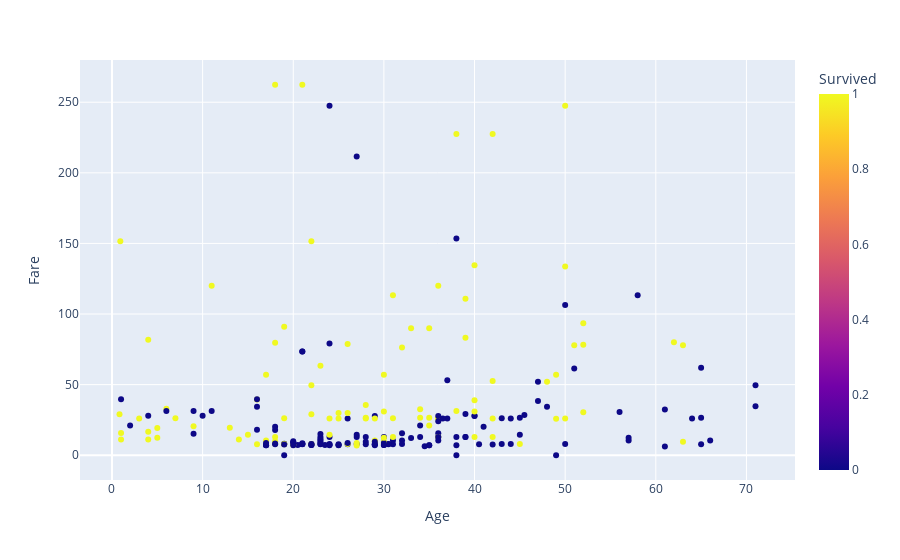

Write notebook code for a chart like this one.
### Markdown cell above
# 5. Outils de visualisation

Je reprends des graphes que j'aimais bien dans la première partie pour afficher les données du modèle et celles attendues

### Code cell
# Graphe données "vraies" (true)

df_graph_true = pd.concat([X_test, y_test], axis=1)
df_graph_true.head()
fig = px.scatter(df_graph_true, x="Age", y="Fare", color="Survived")
fig.show()

### Figure 1 — Plotly figure (JSON) as saved in the notebook; plotly's stock layout.template omitted (floating-point values rounded to 4 significant figures; data arrays with more than 128 entries replaced by an {"elided": "..."} marker saying what was removed)
{"data": [{"hovertemplate": "Age=%{x}<br>Fare=%{y}<br>Survived=%{marker.color}<extra></extra>", "legendgroup": "", "marker": {"color": {"elided": "295 int values"}, "coloraxis": "coloraxis", "symbol": "circle"}, "mode": "markers", "name": "", "orientation": "v", "showlegend": false, "type": "scatter", "x": {"elided": "295 float values"}, "xaxis": "x", "y": {"elided": "295 float values"}, "yaxis": "y"}], "layout": {"coloraxis": {"colorbar": {"title": {"text": "Survived"}}, "colorscale": [[0, "#0d0887"], [0.1111, "#46039f"], [0.2222, "#7201a8"], [0.3333, "#9c179e"], [0.4444, "#bd3786"], [0.5556, "#d8576b"], [0.6667, "#ed7953"], [0.7778, "#fb9f3a"], [0.8889, "#fdca26"], [1, "#f0f921"]]}, "legend": {"tracegroupgap": 0}, "margin": {"t": 60}, "xaxis": {"anchor": "y", "domain": [0, 1], "title": {"text": "Age"}}, "yaxis": {"anchor": "x", "domain": [0, 1], "title": {"text": "Fare"}}}}
